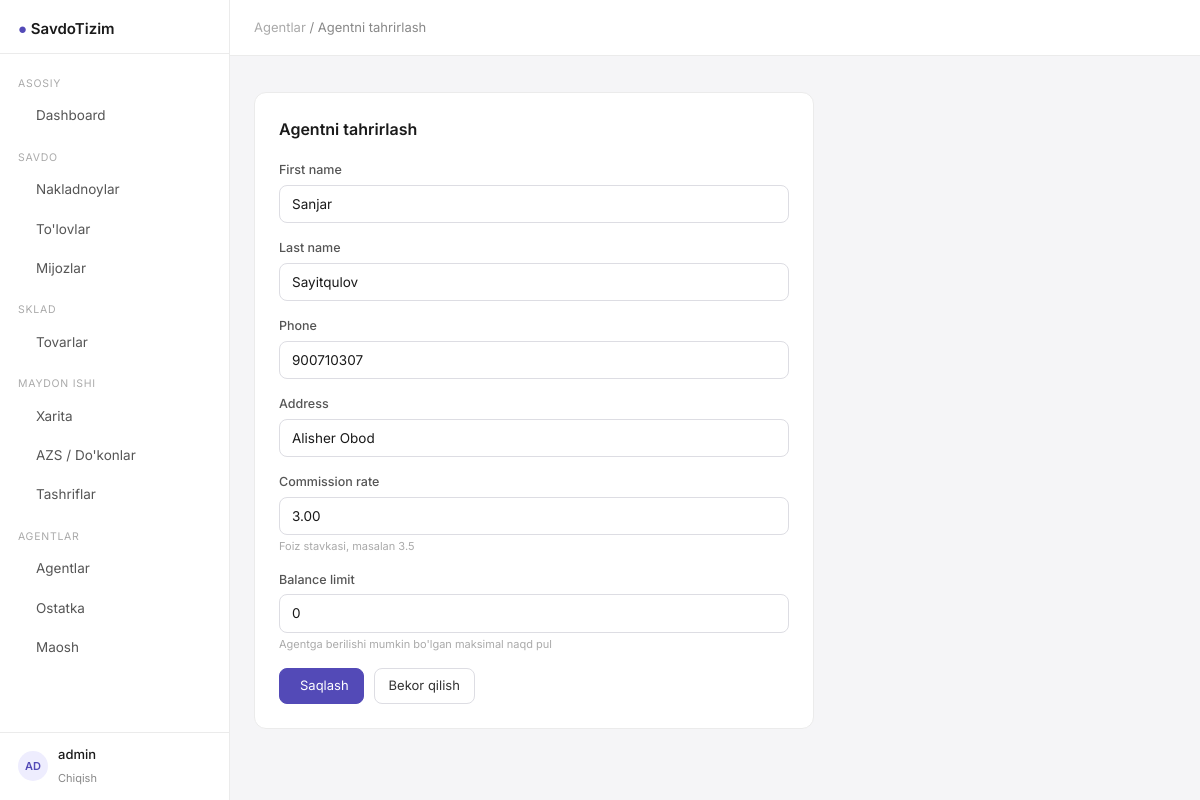
The app's page /agents/1/edit/ (signed in) with its own data.
### apps/models.py (models this page shows, shortened)
class User(AbstractUser):
    pass

class Agent(Model):
    first_name = CharField(max_length=120)
    last_name = CharField(max_length=120)
    phone = CharField(max_length=20)
    address = CharField(max_length=255, blank=True)
    commission_rate = DecimalField(
        max_digits=5, decimal_places=2, default=3.0,
        help_text="Foiz stavkasi, masalan 3.5"
    )
    balance_limit = IntegerField(
        default=0,
        help_text="Agentga berilishi mumkin bo'lgan maksimal naqd pul"
    )
    is_active = BooleanField(default=True)
    date_created = DateTimeField(auto_now_add=True)
    class Meta:
        verbose_name = "Agent"
        verbose_name_plural = "Agentlar"

### apps/views.py (the view)
# urls.py: path('agents/<int:pk>/edit/', views.agent_update, name='agent_update'),
@login_required
def agent_update(request, pk):
    agent = get_object_or_404(Agent, pk=pk)
    if request.method == 'POST':
        form = AgentForm(request.POST, instance=agent)
        if form.is_valid():
            form.save()
            messages.success(request, "Agent ma'lumotlari yangilandi.")
            return redirect('agent_detail', pk=pk)
    else:
        form = AgentForm(instance=agent)
    return render(request, 'agents/form.html', {'form': form, 'title': "Agentni tahrirlash"})

### apps/forms.py
class AgentForm(forms.ModelForm):
    class Meta:
        model = Agent
        fields = ['first_name', 'last_name', 'phone', 'address', 'commission_rate', 'balance_limit']
        widgets = {f: forms.TextInput(attrs=ATTRS) for f in ['first_name', 'last_name', 'phone', 'address']}
    def __init__(self, *args, **kwargs):
        super().__init__(*args, **kwargs)
        for name, field in self.fields.items():
            if not field.widget.attrs.get('class'):
                field.widget.attrs.update(ATTRS)

### templates/agents/form.html (shortened to what this page needs)
{% extends "base.html" %}
{% block breadcrumb %}<a href="{% url 'agent_list' %}" style="color:#aaa;text-decoration:none;">Agentlar</a> / {{ title }}{% endblock %}
{% block content %}
<div style="max-width:560px;">
  <div class="card" style="padding:24px;">
    <h2 style="font-size:16px; font-weight:600; margin-bottom:20px;">{{ title }}</h2>
    <form method="post">
      {% for field in form %}
      <div class="form-group">
        <label class="form-label">{{ field.label }}</label>
        {{ field }}
        {% if field.help_text %}<div style="font-size:11px; color:#aaa; margin-top:3px;">{{ field.help_text }}</div>{% endif %}
      </div>
      {% endfor %}
      <div style="display:flex; gap:10px; margin-top:8px;">
        <button type="submit" class="btn btn-primary"> Saqlash</button>
        <a href="{% url 'agent_list' %}" class="btn">Bekor qilish</a>
      </div>
    </form>
  </div>
</div>
{% endblock %}

### templates/base.html (shortened to what this page needs)
<!DOCTYPE html>
<html lang="uz">
<head>
    <script src="https://cdn.tailwindcss.com"></script>
    <link rel="stylesheet" href="https://cdn.jsdelivr.net/npm/@tabler/icons-webfont@latest/tabler-icons.min.css"/>
</head>
<body>
<aside class="sidebar">
    <div style="padding:16px 18px 12px; border-bottom:1px solid #EBEBEB;">
    <span style="font-size:15px; font-weight:600;">
      <span style="color:#534AB7;">●</span> SavdoTizim
    </span>
    </div>
    <nav style="flex:1; padding:8px 0; overflow-y:auto;">
        <div class="nav-section">Asosiy</div>
        <a href="{% url 'dashboard' %}"
           class="nav-link {% if request.resolver_match.url_name == 'dashboard' %}active{% endif %}">
             Dashboard
        </a>
        <div class="nav-section">Savdo</div>
        <a href="{% url 'order_list' %}"
           class="nav-link {% if 'order' in request.resolver_match.url_name %}active{% endif %}">
             Nakladnoylar
        </a>
        <a href="{% url 'payment_list' %}"
           class="nav-link {% if 'payment' in request.resolver_match.url_name %}active{% endif %}">
             To'lovlar
        </a>
        <a href="{% url 'cliente_list' %}"
           class="nav-link {% if 'cliente' in request.resolver_match.url_name %}active{% endif %}">
             Mijozlar
        </a>
        <div class="nav-section">Sklad</div>
        <a href="{% url 'product_list' %}"
           class="nav-link {% if 'product' in request.resolver_match.url_name %}active{% endif %}">
             Tovarlar
        </a>
        <div class="nav-section">Maydon ishi</div>
        <a href="{% url 'point_map' %}"
           class="nav-link {% if request.resolver_match.url_name == 'point_map' %}active{% endif %}">
             Xarita
        </a>
        <a href="{% url 'point_list' %}"
           class="nav-link {% if request.resolver_match.url_name in 'point_list,point_create,point_update' %}active{% endif %}">
             AZS / Do'konlar
        </a>
        <a href="{% url 'visit_list' %}"
           class="nav-link {% if 'visit' in request.resolver_match.url_name %}active{% endif %}">
             Tashriflar
        </a>
        <div class="nav-section">Agentlar</div>
        <a href="{% url 'agent_list' %}"
           class="nav-link {% if request.resolver_match.url_name in 'agent_list,agent_detail' %}active{% endif %}">
             Agentlar
        </a>
        <a href="{% url 'agent_balance_list' %}"
           class="nav-link {% if 'balance' in request.resolver_match.url_name %}active{% endif %}">
             Ostatka
        </a>
        <a href="{% url 'salary_list' %}"
           class="nav-link {% if 'salary' in request.resolver_match.url_name %}active{% endif %}">
             Maosh
        </a>
    </nav>
    <div style="padding:12px 18px; border-top:1px solid #EBEBEB;">
        {% if user.is_authenticated %}
            <div style="display:flex; align-items:center; gap:10px;">
                <div class="avatar">{{ user.username|slice:":2"|upper }}</div>
                <div>
                    <div style="font-size:13px; font-weight:500;">{{ user.get_full_name|default:user.username }}</div>
                    <a href="{% url 'logout' %}" style="font-size:11px; color:#888; text-decoration:none;">Chiqish</a>
                </div>
            </div>
        {% endif %}
    </div>
</aside>
<div class="main-content">
    <header class="topbar" style="display:flex; align-items:center; justify-content:space-between; padding:0 24px;">
        <nav style="font-size:13px; color:#888;">
            {% block breadcrumb %}{% endblock %}
        </nav>
    </header>
    <main style="padding:24px; flex:1;">
        {% block content %}{% endblock %}
    </main>
</div>
</body>
</html>

### templates/base.html (style rules this page uses)
* { box-sizing: border-box; }
body { font-family: 'Inter', sans-serif; background: #F5F5F7; color: #1a1a1a; }
.sidebar { width: 230px; min-height: 100vh; background: #fff; border-right: 1px solid #EBEBEB; position: fixed; top: 0; left: 0; bottom: 0; z-index: 40; display: flex; flex-direction: column; }
.main-content { margin-left: 230px; min-height: 100vh; display: flex; flex-direction: column; }
.topbar { height: 56px; background: #fff; border-bottom: 1px solid #EBEBEB; position: sticky; top: 0; z-index: 30; }
.nav-link { display: flex; align-items: center; gap: 10px; padding: 9px 18px; font-size: 13.5px; color: #555; border-radius: 8px; margin: 1px 8px; transition: background .12s, color .12s; text-decoration: none; }
.nav-section { font-size: 10.5px; color: #aaa; padding: 14px 18px 4px; text-transform: uppercase; letter-spacing: .07em; }
.card { background: #fff; border: 1px solid #EBEBEB; border-radius: 12px; }
.btn { display: inline-flex; align-items: center; gap: 6px; padding: 7px 14px; font-size: 13px; border-radius: 8px; border: 1px solid #DDDDE3; background: #fff; cursor: pointer; color: #333; text-decoration: none; transition: background .12s; }
.btn-primary { background: #534AB7; color: #fff; border-color: #534AB7; }
.form-control { width: 100%; padding: 8px 12px; font-size: 13.5px; border: 1px solid #DDDDE3; border-radius: 8px; background: #fff; color: #1a1a1a; outline: none; transition: border .12s; }
.form-label { font-size: 12.5px; font-weight: 500; color: #555; margin-bottom: 5px; display: block; }
.form-group { margin-bottom: 16px; }
.avatar { width: 30px; height: 30px; border-radius: 50%; background: #EEEDFE; color: #534AB7; font-size: 11px; font-weight: 600; display: inline-flex; align-items: center; justify-content: center; flex-shrink: 0; }

### records on screen
User: username "AD", get_full_name "admin"
Agent: form "Sanjar" "Sayitqulov" "900710307" "Alisher Obod" "3.00" "0"

### other values on screen
{{ title }} "Agentni tahrirlash"
{{ field.label }} "First name" "Last name" "Phone" "Address" "Commission rate" "Balance limit"
{{ field.help_text }} "Foiz stavkasi, masalan 3.5" "Agentga berilishi mumkin bo'lgan maksimal naqd pul"
